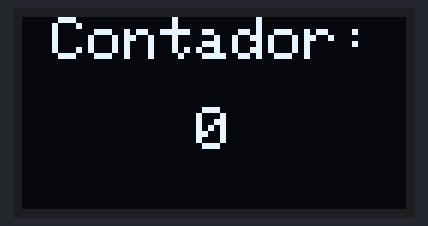
The sketch below on a simulated Arduino Uno, built with avr-gcc and run on an emulated ATmega328P. Shown: 128×64 one-colour display.

Above: at 0.1 s.
At 4.2 s:
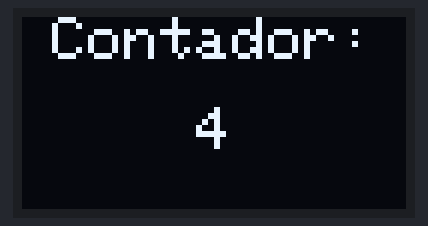
At 9.4 s:
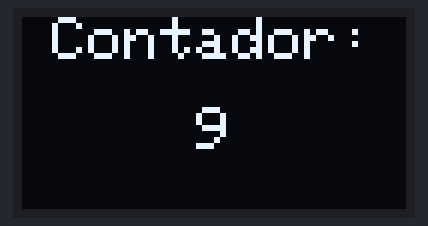
At 18.6 s:
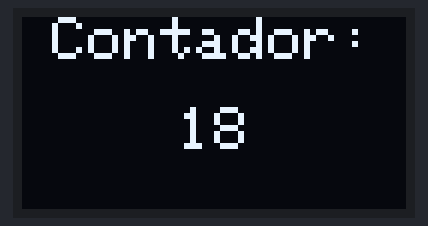
At 27.9 s:
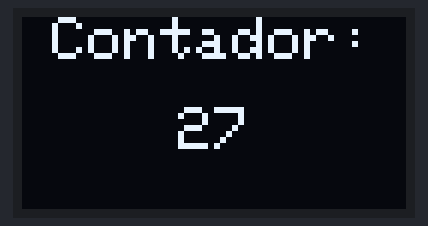
At 38.1 s:
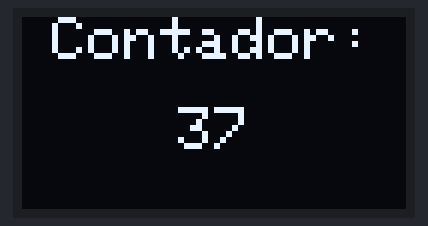

Measured:
- what the display in image 1 shows lasts 1.0 s, from 4.2 s to 5.2 s

The sketch:

ejemploPantallita01.ino
```cpp
#include <Wire.h>
#include <Adafruit_GFX.h>
#include <Adafruit_SSD1306.h>

#define SCREEN_WIDTH 128
#define SCREEN_HEIGHT 64
#define OLED_RESET -1
Adafruit_SSD1306 pantallita(SCREEN_WIDTH, SCREEN_HEIGHT, &Wire, OLED_RESET);

int contador = 0;

void setup() {
  if(!pantallita.begin(SSD1306_SWITCHCAPVCC, 0x3C)) {
    Serial.println(F("No se encontró la pantalla SSD1306"));
    for(;;);
  }
  pantallita.clearDisplay();
  pantallita.setTextColor(SSD1306_WHITE);
}

void loop() {
  pantallita.clearDisplay(); // Limpiamos toda la pantalla
  pantallita.setTextSize(2); // Tamaño de texto más grande
  String mensaje = "Contador:";
  int16_t x1, y1;
  uint16_t w, h;

  // Medimos el ancho del texto para centrarlo horizontalmente
  pantallita.getTextBounds(mensaje, 0, 0, &x1, &y1, &w, &h);
  pantallita.setCursor((SCREEN_WIDTH - w)/2, 0);
  pantallita.println(mensaje);

  // Mostramos el número centrado
  String numero = String(contador);
  pantallita.getTextBounds(numero, 0, 0, &x1, &y1, &w, &h);
  pantallita.setCursor((SCREEN_WIDTH - w)/2, 30); // 30 píxeles hacia abajo
  pantallita.println(numero);

  pantallita.display(); // Actualiza la pantalla
  contador++;
  delay(1000);
}
```
